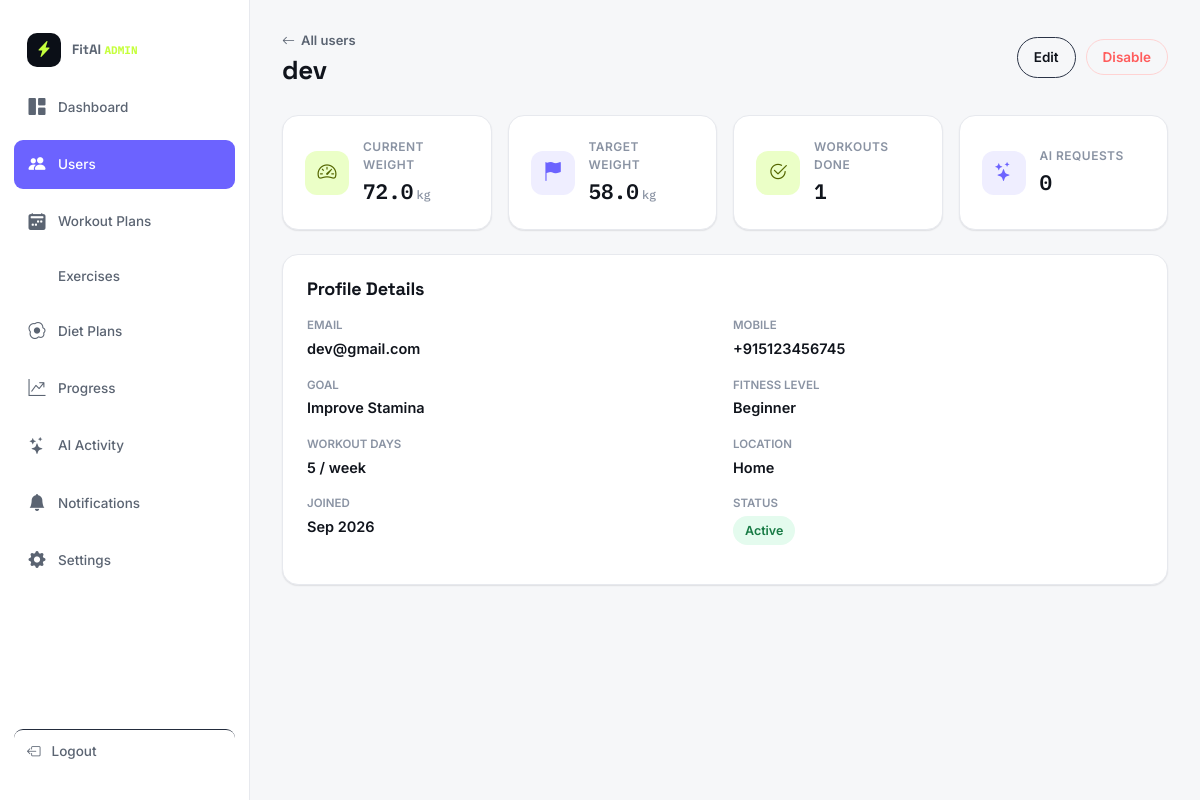
The page /admin-panel/users/2/ (signed in) on the database its author committed.
### core/models.py (models this page shows, shortened)
class UserProfile(models.Model):
    user = models.OneToOneField(User, on_delete=models.CASCADE, related_name="profile")
    mobile = models.CharField(max_length=20, blank=True)
    goal = models.CharField(max_length=30, choices=GOAL_CHOICES, blank=True)
    age = models.PositiveSmallIntegerField(null=True, blank=True)
    gender = models.CharField(max_length=10, choices=GENDER_CHOICES, blank=True)
    height_cm = models.FloatField(null=True, blank=True)
    weight_kg = models.FloatField(null=True, blank=True)
    target_weight_kg = models.FloatField(null=True, blank=True)
    fitness_level = models.CharField(max_length=20, choices=FITNESS_LEVEL_CHOICES, default="Beginner")
    activity_level = models.CharField(max_length=20, choices=ACTIVITY_LEVEL_CHOICES, default="Moderately Active")
    measurements = models.CharField(max_length=255, blank=True)
    workout_location = models.CharField(max_length=10, choices=LOCATION_CHOICES, blank=True)
    workout_days = models.PositiveSmallIntegerField(default=5)
    workout_duration = models.CharField(max_length=20, blank=True)
    workout_time = models.CharField(max_length=20, blank=True)
    equipment = models.JSONField(default=list, blank=True)
    onboarding_complete = models.BooleanField(default=False)
    created_at = models.DateTimeField(auto_now_add=True)

### core/views.py (the view)
# urls.py: path("admin-panel/users/<int:user_id>/", views.admin_user_detail, name="admin_user_detail"),
@staff_required
def admin_user_detail(request, user_id):
    target_user = get_object_or_404(User, pk=user_id)
    profile, _ = m.UserProfile.objects.get_or_create(user=target_user)
    workouts_done = m.WorkoutSessionCompletion.objects.filter(user=target_user).count()
    ai_requests = m.ChatMessage.objects.filter(user=target_user, sender="user").count()
    return render(request, "admin_panel/user_detail.html", {
        "target_user": target_user, "profile": profile, "workouts_done": workouts_done, "ai_requests": ai_requests,
    })

### core/context_processors.py (called while the page is built)
def ensure_csrf_cookie(request):
    get_token(request)
    return {}

def app_context(request):
    ctx = {}
    if request.user.is_authenticated:
        profile, _ = UserProfile.objects.get_or_create(user=request.user)
        ctx["current_profile"] = profile
        ctx["unread_notifications_count"] = Notification.objects.filter(user=request.user, is_read=False).count()
        ctx["recent_notifications"] = Notification.objects.filter(user=request.user)[:6]
    return ctx

### core/views.py (called while the page is built)
def staff_required(view_func):
    @wraps(view_func)
    def wrapped(request, *args, **kwargs):
        if not (request.user.is_authenticated and request.user.is_staff):
            return redirect("admin_login")
        return view_func(request, *args, **kwargs)
    return wrapped

### templates/admin_panel/user_detail.html (shortened to what this page needs)
{% extends "base.html" %}
{% load static %}
{% block extra_css %}<link rel="stylesheet" href="{% static 'css/dashboard.css' %}"><link rel="stylesheet" href="{% static 'css/admin.css' %}">{% endblock %}
{% block content %}
<div class="app-shell">
  {% include "components/admin_sidebar.html" with active="users" %}
  <main class="main-content" id="main-content">
    <div class="topbar">
      <div class="topbar__greeting">
        <a href="/admin-panel/users/" class="back-link"><i class="bi bi-arrow-left"></i> All users</a>
        <h1>{{ target_user.get_full_name|default:target_user.username }}</h1>
      </div>
      <div class="topbar__actions">
        <a href="/admin/auth/user/{{ target_user.id }}/change/" class="btn btn-outline btn-sm">Edit</a>
        <button class="btn btn-outline btn-sm toggle-user-btn" data-id="{{ target_user.id }}" style="color:var(--red);border-color:#FFD3D3;">{% if target_user.is_active %}Disable{% else %}Enable{% endif %}</button>
      </div>
    </div>
    <div class="stat-grid stat-grid--4">
      {% include "components/stat_card.html" with icon="bi-speedometer2" label="Current Weight" value=profile.weight_kg|default:"—" unit="kg" tone="lime" %}
      {% include "components/stat_card.html" with icon="bi-flag-fill" label="Target Weight" value=profile.target_weight_kg|default:"—" unit="kg" tone="violet" %}
      {% include "components/stat_card.html" with icon="bi-check2-circle" label="Workouts Done" value=workouts_done unit="" tone="lime" %}
      {% include "components/stat_card.html" with icon="bi-stars" label="AI Requests" value=ai_requests unit="" tone="violet" %}
    </div>
    <section class="card card-pad">
      <div class="section-head"><h2>Profile Details</h2></div>
      <dl class="detail-list">
        <div><dt>Email</dt><dd>{{ target_user.email }}</dd></div>
        <div><dt>Mobile</dt><dd>{{ profile.mobile|default:"—" }}</dd></div>
        <div><dt>Goal</dt><dd>{{ profile.goal|default:"—" }}</dd></div>
        <div><dt>Fitness Level</dt><dd>{{ profile.fitness_level }}</dd></div>
        <div><dt>Workout Days</dt><dd>{{ profile.workout_days }} / week</dd></div>
        <div><dt>Location</dt><dd>{{ profile.workout_location|default:"—" }}</dd></div>
        <div><dt>Joined</dt><dd>{{ target_user.date_joined|date:"M Y" }}</dd></div>
        <div><dt>Status</dt><dd>{% if target_user.is_active %}<span class="pill pill-green">Active</span>{% else %}<span class="pill pill-amber">Inactive</span>{% endif %}</dd></div>
      </dl>
    </section>
  </main>
</div>
{% endblock %}

### templates/components/stat_card.html
<div class="stat-card">
  <div class="stat-card__icon tone-{{ tone|default:'lime' }}"><i class="bi {{ icon }}"></i></div>
  <div class="stat-card__body">
    <span class="stat-card__label">{{ label }}</span>
    <span class="stat-card__value">{{ value }}<small>{{ unit }}</small></span>
  </div>
</div>

### static/css/style.css (style rules this page uses)
:root { --navy-950:#0B0F17; --navy-900:#10151F; --navy-800:#171E2B; --navy-700:#232C3D; --line:#2A3346; --line-soft:#E7E9EE; --paper:#F6F7F9; --surface:#FFFFFF; --ink:#10141C; --ink-soft:#5B6472; --ink-faint:#8A93A3; --lime:#C6FF3D; --lime-ink:#1C2405; --violet:#6C63FF; --violet-soft:#EFEEFF; --red:#FF5C5C; --amber:#FFB020; --green:#2ED374; --r-sm:10px; --r-md:16px; --r-lg:24px; --r-pill:999px; --shadow-sm:0 1px 2px rgba(16,20,28,.06), 0 1px 1px rgba(16,20,28,.04); --shadow-md:0 8px 24px -8px rgba(16,20,28,.16); --shadow-lg:0 20px 48px -16px rgba(16,20,28,.28); --font-display:'Space Grotesk', 'Arial Narrow', sans-serif; --font-body:'Inter', -apple-system, BlinkMacSystemFont, sans-serif; --font-mono:'IBM Plex Mono', ui-monospace, monospace; --container:1240px; }
*,*::before,*::after { box-sizing:border-box; }
html { scroll-behavior:smooth; }
body { margin:0; font-family:var(--font-body); background:var(--paper); color:var(--ink); font-size:15px; line-height:1.55; -webkit-font-smoothing:antialiased; }
h1,h2,h3,h4,h5 { font-family:var(--font-display); color:var(--ink); margin:0 0 .5em; line-height:1.1; letter-spacing:-0.01em; }
a { color:inherit;text-decoration:none; }
button { font-family:inherit; }
.btn { display:inline-flex;align-items:center;justify-content:center;gap:8px; padding:13px 22px; border-radius:var(--r-pill); font-weight:600;font-size:14.5px; border:1.5px solid transparent; cursor:pointer; transition:transform .15s ease, box-shadow .15s ease, background .15s ease, color .15s ease, border-color .15s ease; min-height:46px; }
.btn-outline { background:transparent;color:var(--ink);border-color:var(--line); }
.btn-sm { padding:9px 16px;min-height:36px;font-size:13.5px; }
.card { background:var(--surface); border:1px solid var(--line-soft); border-radius:var(--r-md); box-shadow:var(--shadow-sm); }
.card-pad { padding:24px; }
.pill { display:inline-flex;align-items:center;gap:6px; padding:5px 12px;border-radius:var(--r-pill); font-size:12.5px;font-weight:600; background:var(--paper);color:var(--ink-soft); }
.pill-green { background:#E4FBEE;color:#177A44; }
.app-shell { display:flex;height:100vh;overflow:hidden;background:var(--paper); }
.main-content { flex:1;min-width:0;height:100vh;overflow-y:auto;padding:28px 32px 100px; }
.topbar { display:flex;align-items:center;justify-content:space-between;gap:16px;margin-bottom:28px;flex-wrap:wrap; }
.topbar__greeting h1 { font-size:26px;margin-bottom:2px; }
.topbar__actions { display:flex;align-items:center;gap:10px;position:relative; }
.stat-grid { display:grid;grid-template-columns:repeat(6,1fr);gap:16px;margin-bottom:24px; }
.stat-grid--4 { grid-template-columns:repeat(4,1fr); }
.stat-card { background:var(--surface);border:1px solid var(--line-soft);border-radius:var(--r-md); padding:18px;display:flex;align-items:center;gap:14px;box-shadow:var(--shadow-sm); }
.stat-card__icon { width:44px;height:44px;border-radius:12px;display:flex;align-items:center;justify-content:center;font-size:19px;flex-shrink:0; }
.stat-card__icon.tone-lime { background:#EBFFC7;color:#546600; }
.stat-card__icon.tone-violet { background:var(--violet-soft);color:var(--violet); }
.stat-card__body { display:flex;flex-direction:column;min-width:0; }
.stat-card__label { font-size:12px;color:var(--ink-faint);font-weight:600;text-transform:uppercase;letter-spacing:.04em; }
.stat-card__value { font-family:var(--font-mono);font-size:21px;font-weight:600;color:var(--ink); }
.stat-card__value small { font-size:12px;font-weight:500;color:var(--ink-faint);margin-left:3px; }

### static/css/responsive.css (style rules this page uses)
html, body { width: 100%; max-width: 100%; overflow-x: hidden; }
body { min-width: 320px; }
* { box-sizing: border-box; }
input, select, textarea, button { max-width: 100%; }
.dashboard-card, .stat-card { width: 100%; min-width: 0; padding: 22px; background: var(--surface); border: 1px solid var(--line-soft); border-radius: 16px; box-shadow: var(--shadow-sm); }

### static/css/dashboard.css (style rules this page uses)
.section-head { display:flex;justify-content:space-between;align-items:center;margin-bottom:18px;gap:12px;flex-wrap:wrap; }
.section-head h2 { font-size:18px;margin:0; }
.back-link { display:inline-flex;align-items:center;gap:6px;color:var(--ink-soft);font-weight:600;font-size:13px;margin-bottom:6px; }
.detail-list { display:grid;grid-template-columns:1fr 1fr;gap:16px; }
.detail-list dt { font-size:11.5px;color:var(--ink-faint);text-transform:uppercase;font-weight:600;margin-bottom:3px; }
.detail-list dd { margin:0;font-weight:600;font-size:14.5px; }

### rows shown on the page
UserProfile: weight_kg "72.0 58.0", mobile "+915123456745", goal "Improve Stamina", fitness_level "Beginner", workout_days "5", workout_location "Home"

### other values the page prints
{{ target_user.get_full_name|default:target_user.username }} "dev"
{{ label }} "CURRENT WEIGHT TARGET WEIGHT WORKOUTS DONE AI REQUESTS"
{{ unit }} "kg kg"
{{ value }} "1 0"
{{ target_user.email }} "dev@gmail.com"
{{ target_user.date_joined|date:"M Y" }} "Sep 2026"
